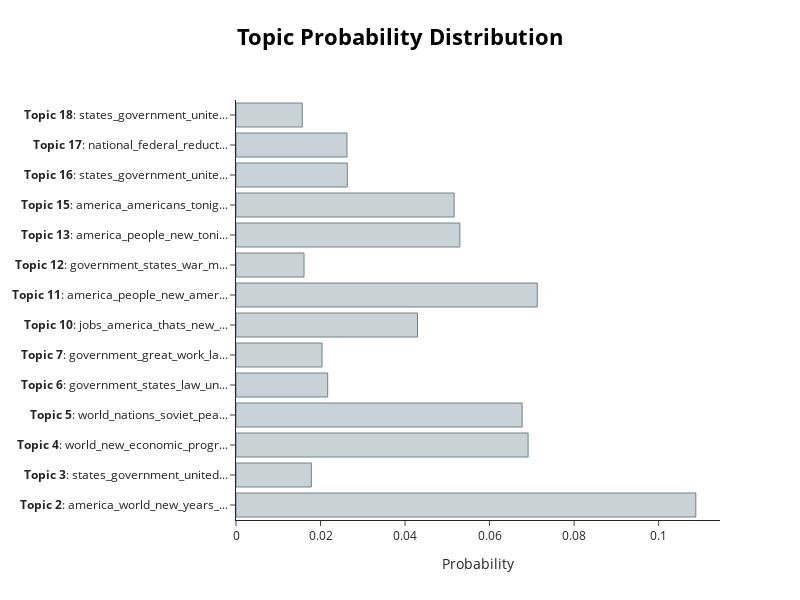

Notebook cell for this chart:
### Code cell
first_probs = probs[0]
topic_model.visualize_distribution(first_probs)

### Figure 1 — Plotly figure (JSON) as saved in the notebook; plotly's stock layout.template omitted (floating-point values rounded to 4 significant figures)
{"data": [{"marker": {"color": "#C8D2D7", "line": {"color": "#6E8484", "width": 1}}, "orientation": "h", "type": "bar", "x": [0.1088, 0.01783, 0.06912, 0.06771, 0.0217, 0.02036, 0.04294, 0.07129, 0.01609, 0.05298, 0.05162, 0.02634, 0.02626, 0.01567], "y": ["<b>Topic 2</b>: america_world_new_years_...", "<b>Topic 3</b>: states_government_united...", "<b>Topic 4</b>: world_new_economic_progr...", "<b>Topic 5</b>: world_nations_soviet_pea...", "<b>Topic 6</b>: government_states_law_un...", "<b>Topic 7</b>: government_great_work_la...", "<b>Topic 10</b>: jobs_america_thats_new_...", "<b>Topic 11</b>: america_people_new_amer...", "<b>Topic 12</b>: government_states_war_m...", "<b>Topic 13</b>: america_people_new_toni...", "<b>Topic 15</b>: america_americans_tonig...", "<b>Topic 16</b>: states_government_unite...", "<b>Topic 17</b>: national_federal_reduct...", "<b>Topic 18</b>: states_government_unite..."]}], "layout": {"height": 600, "hoverlabel": {"bgcolor": "white", "font": {"family": "Rockwell", "size": 16}}, "title": {"font": {"color": "Black", "size": 22}, "text": "<b>Topic Probability Distribution</b>", "x": 0.5, "xanchor": "center", "y": 0.95, "yanchor": "top"}, "width": 800, "xaxis": {"title": {"text": "Probability"}}}}
